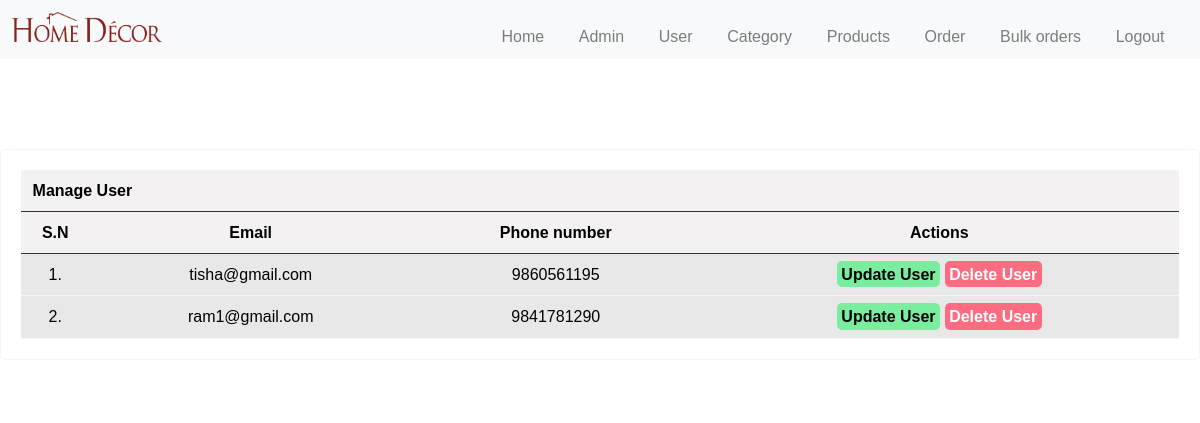
/admin/manage-user.php (signed in), run on the app's committed database.
### tables this page shows
CREATE TABLE `user` (
  `id` int(11) NOT NULL,
  `email` varchar(100) DEFAULT NULL,
  `password` varchar(255) DEFAULT NULL,
  `phone` varchar(255) DEFAULT NULL,
  `address` varchar(100) DEFAULT NULL
);

### config/include.php (called while the page is built, shortened)
<?php
  $home="http://localhost/Home-decor/";
?>

### admin/manage-user.php (the view, shortened to what this page needs)
<?php
  include('partials/header.php')
?>
<div class="main-content">
  <div class="wrapper">
    <br>
    <br>
    <br>
    <div>
      <table class='tbl-full'>
        <tr>
          <th colspan="4" style="text-align:left;">Manage User</th>
        </tr>
        <tr>
          <th>S.N</th>
          <th>Email</th>
          <th>Phone number</th>
          <th>Actions</th>
        </tr>
        <?php
            $sql="Select * FROM user";
            $res=mysqli_query($conn,$sql);
            if($res==TRUE){
              $count=mysqli_num_rows($res);
              $sn=1;
              if($count>0){
                while($rows=mysqli_fetch_assoc($res)){
                  $id=$rows['id'];
                  $email=$rows['email'];
                  $phone=$rows['phone'];
                  ?>
        <tr class="container hover">
          <td class="text-center"><?php echo $sn++; ?>.</td>
          <td class="text-center"><?php echo $email; ?></td>
          <td class="text-center"><?php echo $phone; ?></td>
          <td style="text-align: center;">
            <a href="<?php echo $home;?>admin/update-user.php?id=<?php echo $id; ?>" class="btn btn-secondary">Update
              User</a>
            <a href="<?php echo $home;?>admin/delete-user.php?id=<?php echo $id; ?>" class="btn btn-danger">Delete
              User</a>
          </td>
        <tr>
          <?php
                }
              }
              else{
            }
            }
          ?>
      </table>
    </div>
  </div>
</div>

### css/admin9.css (style rules this page uses)
body { margin: 0; padding: 0; font-family: Arial, Helvetica, sans-serif; }
.main-content { width: 100%; padding: 50px; margin-top: 0px; }
.text-center { text-align: center; }
table { border: 1px solid #f5f5f5; padding: 20px; border-radius: 1%; border-spacing: 0; margin: auto; }
.tbl-full { width: 100%; font: 16px; text-align: center; }
table tr th { border-bottom: 1px solid #333333; padding: 1%; text-align: center; background-color: #f3f1f1; }
table tr td { padding: 1%; text-align: left; border-bottom: 1px solid #f5f5f5; }
tr { background-color: #e9e8e8; }
.btn-secondary { background-color: #7bed9f; padding: 1%; color: black; text-decoration: none; font-weight: bold; border: none; font-size: 1rem; border-radius: 5px; }
.btn-danger { background-color: #ff6b81; padding: 1%; color: white; text-decoration: none; font-weight: bold; border: none; font-size: 1rem; border-radius: 5px; }
.main-content { background-color: #fff; padding: 3% 0; }

### data on the page
user: email "tisha@gmail.com", phone "9860561195"
user: email "ram1@gmail.com", phone "9841781290"
